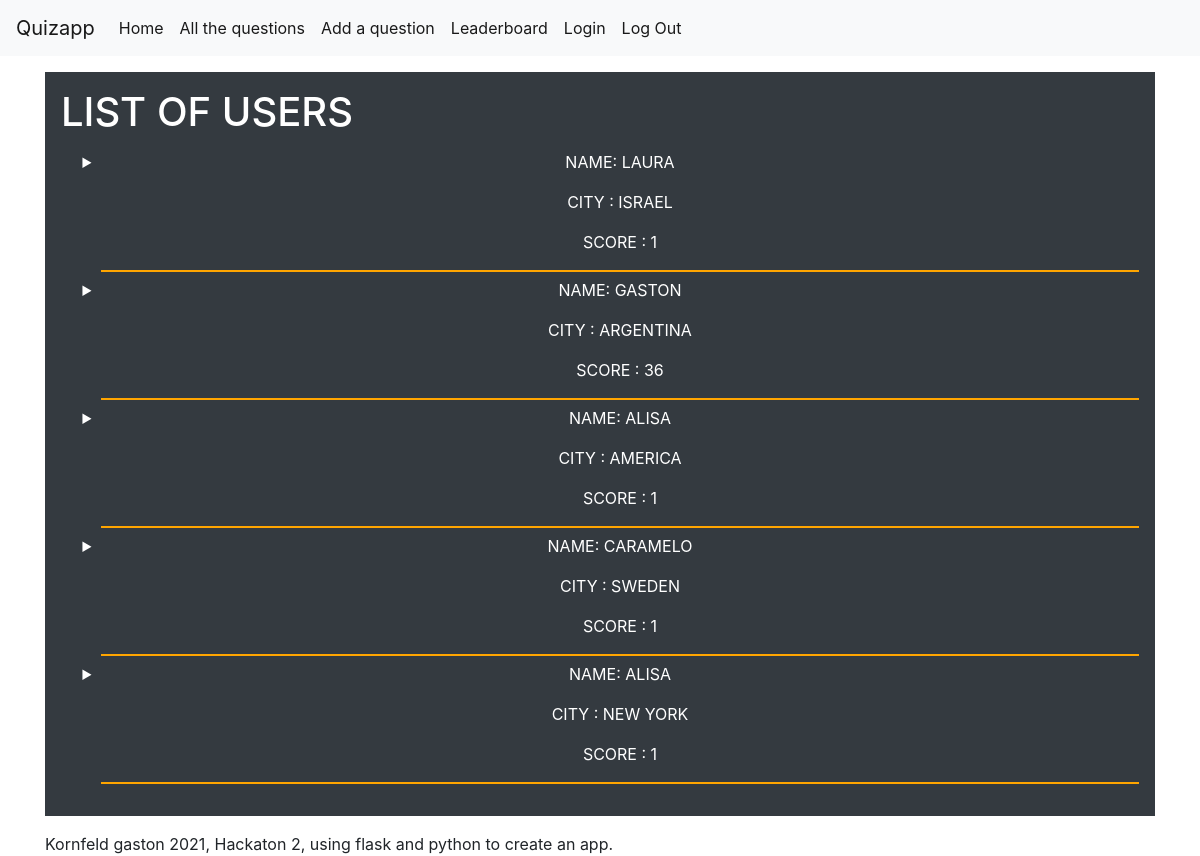
Screenshot of /users with the database file from the repository.
### webapp/models.py (models this page shows)
class User(db.Model):
    id = db.Column(db.Integer(), primary_key=True)
    name = db.Column(db.String(64), nullable=False)
    country = db.Column(db.String(64))
    score = db.Column(db.Integer())

### webapp/routes.py (the view)
@app.route('/users')
def users():
    all_users =  models.User.query.all()
    return flask.render_template('users.html', all_users = all_users)

### webapp/templates/users.html
{% extends "base.html" %}
{% block content %}
<section class="container-fluid p-3 my-3 bg-dark text-white">
    <h1>List of users</h1>
    <ol>
    {% for user in all_users %}
        <li>
            <p>Name:  {{ user.name}} </p>
            <p>City :  {{ user.country}} </p>
            <p>Score : {{ user.score }}</p>
        </li>
    {% endfor %}
    </ol>
</section>
{% endblock %}

### webapp/templates/base.html (shortened to what this page needs)
<!DOCTYPE html>
<html lang="en">
<head>
    <link rel="stylesheet" href="https://stackpath.bootstrapcdn.com/bootstrap/4.5.2/css/bootstrap.min.css">
    <link rel="stylesheet" href="{{ url_for('static', filename='css/statico.css') }}" />
</head>
<body>
    <nav class="navbar navbar-expand-lg navbar-light bg-light">
        <a class="navbar-brand" href="#">Quizapp</a>
        <div class="collapse navbar-collapse" id="navbarNavAltMarkup">
            <div class="navbar-nav">
                <a class="nav-item nav-link active" href="{{url_for('index')}}">Home <span class="sr-only">(current)</span></a>
                <a class="nav-item nav-link active" href="{{url_for('all')}}">All the questions <span class="sr-only">(current)</span></a>
                <a class="nav-item nav-link active" href="{{url_for('add')}}">Add a question  <span class="sr-only">(current)</span></a>
                <a class="nav-item nav-link active" href="{{url_for('score')}}">Leaderboard <span class="sr-only">(current)</span></a>
                <a class="nav-item nav-link active" href="{{url_for('login')}}">Login  <span class="sr-only">(current)</span></a>
                <a class="nav-item nav-link active" href="{{url_for('logout')}}">Log Out <span class="sr-only">(current)</span></a>
            </div>
        </div>
    </nav>
<div class="container">
    {% block content %}
    {% endblock %}
    <footer>Kornfeld gaston 2021, Hackaton 2, using flask and python to create an app. </footer>
</div>
</body>
</html>

### webapp/static/css/statico.css (style rules this page uses)
h1 { text-transform: uppercase; }
p { text-transform: uppercase; }
a { display: block; }
li { text-transform: uppercase; border-bottom: 2px solid orange; text-align: center; padding-top: 6px; list-style-type: disclosure-closed; }

### rows the page displays
User: name "LAURA", country "ISRAEL", score "1"
User: name "GASTON", country "ARGENTINA", score "36"
User: name "ALISA", country "AMERICA", score "1"
User: name "CARAMELO", country "SWEDEN", score "1"
User: name "ALISA", country "NEW YORK", score "1"
